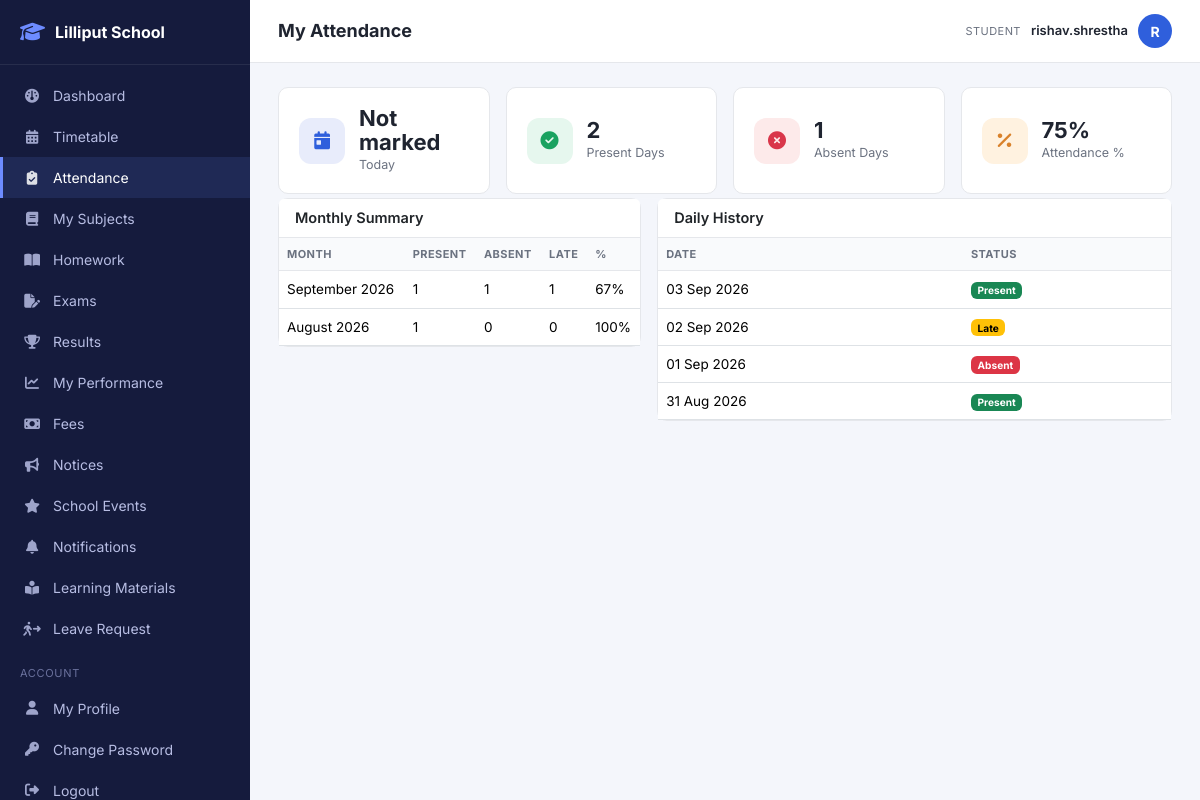
Page /student/attendance.php (signed in) on the committed database.
### tables this page shows
CREATE TABLE attendance (
    id INT AUTO_INCREMENT PRIMARY KEY,
    student_id INT NOT NULL,
    class_section_id INT NOT NULL,
    attendance_date DATE NOT NULL,
    status ENUM('present','absent','late') NOT NULL,
    recorded_by INT NOT NULL,               
    created_at DATETIME NOT NULL DEFAULT CURRENT_TIMESTAMP,
    updated_at DATETIME NOT NULL DEFAULT CURRENT_TIMESTAMP ON UPDATE CURRENT_TIMESTAMP,
    UNIQUE KEY uq_student_date (student_id, attendance_date),
    FOREIGN KEY (student_id) REFERENCES students(id) ON DELETE CASCADE,
    FOREIGN KEY (class_section_id) REFERENCES class_sections(id) ON DELETE CASCADE,
    FOREIGN KEY (recorded_by) REFERENCES users(id),
    INDEX idx_att_cs_date (class_section_id, attendance_date)
);

### student/attendance.php (the view, shortened to what this page needs)
<?php
$student = require_student_profile();
$db = Database::connection();
$todayStatus = $db->prepare('SELECT status FROM attendance WHERE student_id = :s AND attendance_date = CURDATE()');
$todayStatus->execute(['s' => $student['id']]);
$todayStatus = $todayStatus->fetchColumn();
$history = $db->prepare('SELECT attendance_date, status FROM attendance WHERE student_id = :s ORDER BY attendance_date DESC LIMIT 60');
$history->execute(['s' => $student['id']]);
$history = $history->fetchAll();
$monthly = $db->prepare("
    SELECT DATE_FORMAT(attendance_date, '%Y-%m') AS ym, DATE_FORMAT(attendance_date, '%M %Y') AS label,
        SUM(status='present') AS present, SUM(status='absent') AS absent, SUM(status='late') AS late, COUNT(*) AS total
    FROM attendance WHERE student_id = :s
    GROUP BY ym ORDER BY ym DESC
");
$monthly->execute(['s' => $student['id']]);
$monthly = $monthly->fetchAll();
$overall = $db->prepare("SELECT status, COUNT(*) c FROM attendance WHERE student_id = :s GROUP BY status");
$overall->execute(['s' => $student['id']]);
$ov = ['present' => 0, 'absent' => 0, 'late' => 0];
foreach ($overall->fetchAll() as $r) { $ov[$r['status']] = (int)$r['c']; }
$ovTotal = array_sum($ov);
$ovPct = $ovTotal > 0 ? round(($ov['present'] + $ov['late']) / $ovTotal * 100, 1) : null;
include __DIR__ . '/../includes/layout_start.php';
?>
<div class="row g-3 mb-1">
    <div class="col-6 col-md-3">
        <div class="stat-card"><div class="stat-icon" style="background:#e8ecfb;color:#2f5fdc"><i class="fa-solid fa-calendar-day"></i></div>
        <div><div class="stat-value"><?= $todayStatus ? ucfirst($todayStatus) : 'Not marked' ?></div><div class="stat-label">Today</div></div></div>
    </div>
    <div class="col-6 col-md-3">
        <div class="stat-card"><div class="stat-icon" style="background:#e6f7ee;color:#1aa260"><i class="fa-solid fa-circle-check"></i></div>
        <div><div class="stat-value"><?= $ov['present'] ?></div><div class="stat-label">Present Days</div></div></div>
    </div>
    <div class="col-6 col-md-3">
        <div class="stat-card"><div class="stat-icon" style="background:#fdeaea;color:#d9364a"><i class="fa-solid fa-circle-xmark"></i></div>
        <div><div class="stat-value"><?= $ov['absent'] ?></div><div class="stat-label">Absent Days</div></div></div>
    </div>
    <div class="col-6 col-md-3">
        <div class="stat-card"><div class="stat-icon" style="background:#fff2e0;color:#d9822b"><i class="fa-solid fa-percent"></i></div>
        <div><div class="stat-value"><?= $ovPct !== null ? $ovPct . '%' : '-' ?></div><div class="stat-label">Attendance %</div></div></div>
    </div>
</div>
<div class="row g-3">
    <div class="col-lg-5">
        <div class="card">
            <div class="card-header">Monthly Summary</div>
            <div class="table-responsive">
                <table class="table mb-0">
                    <thead><tr><th>Month</th><th>Present</th><th>Absent</th><th>Late</th><th>%</th></tr></thead>
                    <tbody>
                    <?php foreach ($monthly as $m): $pct = $m['total'] > 0 ? round(($m['present']+$m['late'])/$m['total']*100) : 0; ?>
                        <tr>
                            <td><?= e($m['label']) ?></td>
                            <td><?= (int)$m['present'] ?></td>
                            <td><?= (int)$m['absent'] ?></td>
                            <td><?= (int)$m['late'] ?></td>
                            <td><?= $pct ?>%</td>
                        </tr>
                    <?php endforeach; ?>
                    </tbody>
                </table>
            </div>
        </div>
    </div>
    <div class="col-lg-7">
        <div class="card">
            <div class="card-header">Daily History</div>
            <div class="table-responsive" style="max-height:480px;overflow:auto">
                <table class="table mb-0">
                    <thead><tr><th>Date</th><th>Status</th></tr></thead>
                    <tbody>
                    <?php foreach ($history as $h): ?>
                        <tr><td><?= format_date($h['attendance_date']) ?></td><td><?= status_badge($h['status']) ?></td></tr>
                    <?php endforeach; ?>
                    </tbody>
                </table>
            </div>
        </div>
    </div>
</div>
<?php include __DIR__ . '/../includes/layout_end.php'; ?>

### core/helpers.php (shortened to what this page needs)
<?php
function e(?string $value): string
{
    return htmlspecialchars((string)($value ?? ''), ENT_QUOTES, 'UTF-8');
}
function format_date(?string $date, string $fmt = 'd M Y'): string
{
    $d = DateTime::createFromFormat('Y-m-d', substr($date, 0, 10));
    return $d ? $d->format($fmt) : $date;
}
function status_badge(string $status): string
{
    $map = [
        'active' => 'success', 'present' => 'success', 'paid' => 'success', 'pass' => 'success',
        'inactive' => 'secondary', 'left' => 'secondary',
        'absent' => 'danger', 'unpaid' => 'danger', 'fail' => 'danger',
        'late' => 'warning', 'partial' => 'warning', 'pending' => 'warning',
        'transferred' => 'info', 'graduated' => 'primary',
        'submitted' => 'info', 'checked' => 'primary',
        'approved' => 'success', 'rejected' => 'danger',
        'upcoming' => 'info', 'ongoing' => 'warning', 'completed' => 'secondary', 'result_published' => 'success',
    ];
    $color = $map[$status] ?? 'secondary';
    return '<span class="badge text-bg-' . $color . '">' . e(ucfirst($status)) . '</span>';
}

### assets/css/style.css (style rules this page uses)
:root { --sidebar-width: 250px; --brand-color: #2f5fdc; --brand-color-dark: #1e3fa0; --bg-soft: #f4f6fb; --text-muted: #6b7280; --border-color: #e5e7eb; --radius: 10px; }
* { box-sizing: border-box; }
body { font-family: 'Inter', -apple-system, BlinkMacSystemFont, sans-serif; background: var(--bg-soft); color: #1f2430; margin: 0; }
.stat-card { background: #fff; border-radius: var(--radius); padding: 18px 20px; border: 1px solid var(--border-color); display: flex; align-items: center; gap: 14px; height: 100%; }
.stat-icon { width: 46px; height: 46px; border-radius: 12px; display: flex; align-items: center; justify-content: center; font-size: 18px; flex-shrink: 0; }
.stat-value { font-size: 22px; font-weight: 700; line-height: 1.1; }
.stat-label { font-size: 12.5px; color: var(--text-muted); margin-top: 2px; }
.card { border: 1px solid var(--border-color); border-radius: var(--radius); }
.card-header { background: #fff; border-bottom: 1px solid var(--border-color); font-weight: 600; font-size: 14.5px; }
.table { font-size: 13.5px; }
.table thead th { background: #f9fafc; text-transform: uppercase; font-size: 11px; letter-spacing: .04em; color: var(--text-muted); font-weight: 700; border-bottom: 1px solid var(--border-color); }
.table td { vertical-align: middle; }

### rows in the picture
attendance: attendance_date "03 Sep 2026", status "Present"
attendance: attendance_date "02 Sep 2026", status "Late"
attendance: attendance_date "01 Sep 2026", status "Absent"
attendance: attendance_date "31 Aug 2026", status "Present"

### other values in the picture
$label "Dashboard Timetable Attendance My Subjects Homework Exams Results My Performance Fees Notices School Events Notifications Learning Materials Leave Request My Profile Change Password"
$pageTitle "My Attendance"
role_label(Auth::role()) "STUDENT"
Auth::username() "rishav.shrestha"
substr(Auth::username(), 0, 1) "R"
$ov['present'] "2"
$ov['absent'] "1"
$ovPct "75"
$m['label'] "September 2026"
$m['present'] "1"
$m['absent'] "1"
$m['late'] "1"
$pct "67"
$m['label'] "August 2026"
$m['absent'] "0"
